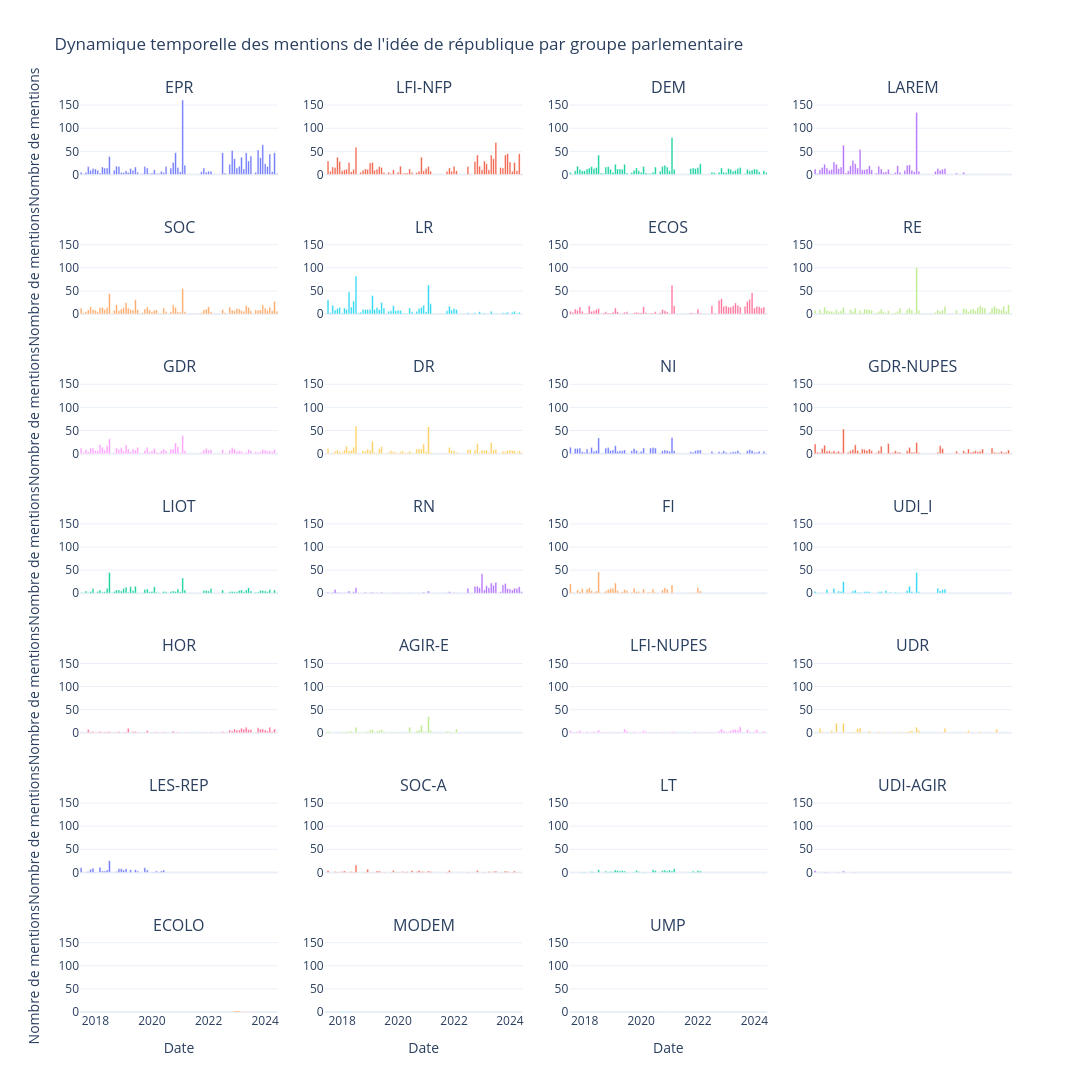

The notebook cell this image was saved under:
### Code cell
# TODO: use parti_affiliation instead of groupeAbrev

import plotly.graph_objects as go
from plotly.subplots import make_subplots
import pandas as pd

# Calculer les mentions par groupe et par jour/semaine/mois/année
df_grouped = (
    df.groupby([pd.Grouper(key="DateSeance_day", freq="MS"), "groupeAbrev"])
    .size()
    .reset_index(name="mentions")
)

# Trier les groupes par nombre total de mentions
counts = df["groupeAbrev"].value_counts()
groupes = counts.index.tolist()

cols = 4
rows = (len(groupes) + cols - 1) // cols  # nombre de lignes nécessaires

# Calcul de la valeur maximale pour fixer la même échelle Y
max_y = df_grouped["mentions"].max()

fig_group = make_subplots(
    rows=rows, cols=cols, shared_xaxes=True, subplot_titles=groupes
)

for idx, groupe in enumerate(groupes):
    row = idx // cols + 1
    col = idx % cols + 1

    data_groupe = df_grouped[df_grouped["groupeAbrev"] == groupe]
    fig_group.add_trace(
        go.Bar(x=data_groupe["DateSeance_day"], y=data_groupe["mentions"], name=groupe),
        row=row,
        col=col,
    )

fig_group.update_layout(
    height=300 * rows,
    width=1200,
    title_text="Dynamique temporelle des mentions de l'idée de république par groupe parlementaire",
    showlegend=False,
    template="plotly_white",
)

for row in range(1, rows + 1):
    for col in range(1, cols + 1):
        fig_group.update_yaxes(range=[0, max_y], row=row, col=col)

for col in range(1, cols + 1):
    fig_group.update_xaxes(title_text="Date", row=rows, col=col)

for row in range(1, rows + 1):
    fig_group.update_yaxes(title_text="Nombre de mentions", row=row, col=1)

fig_group.show()
